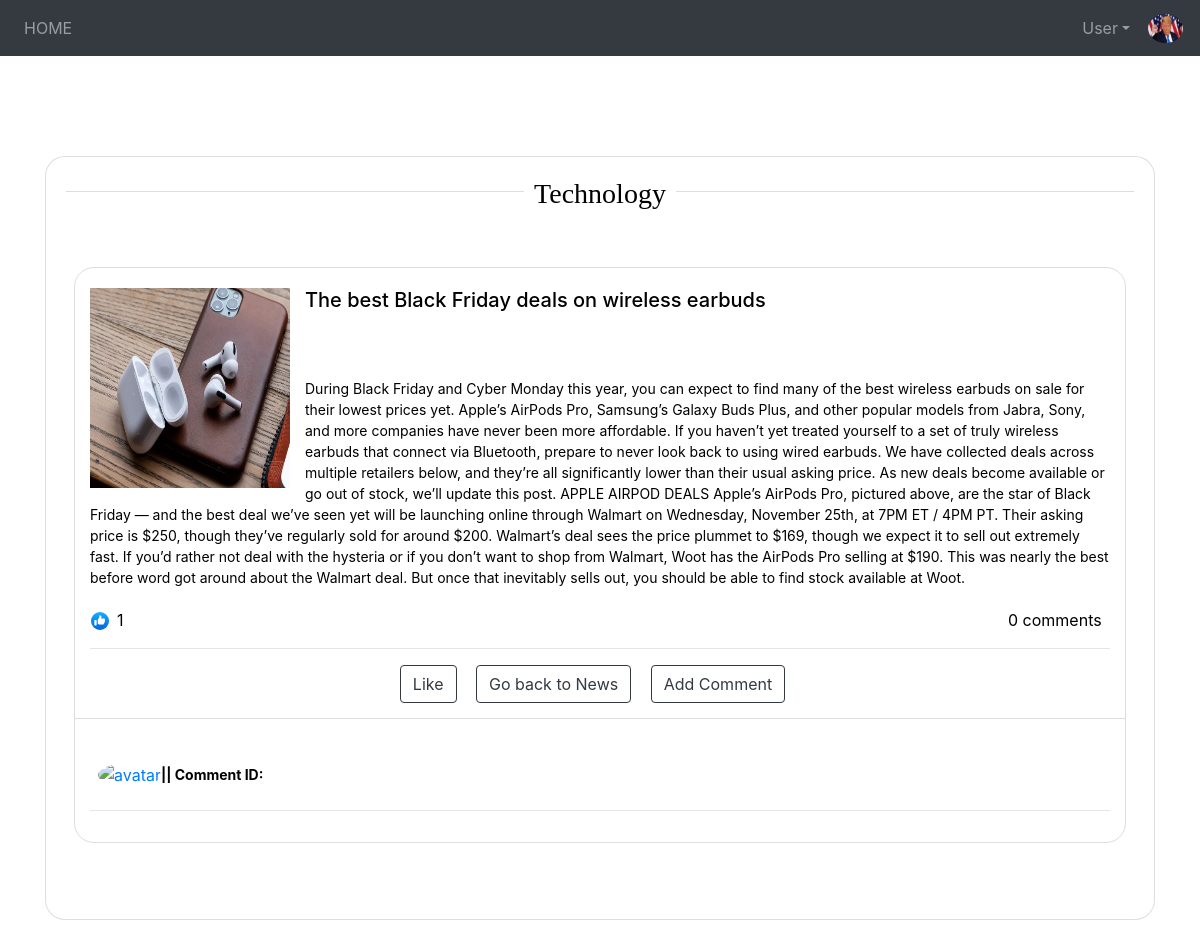
Before: /article/1/ (signed in) with the older database file.
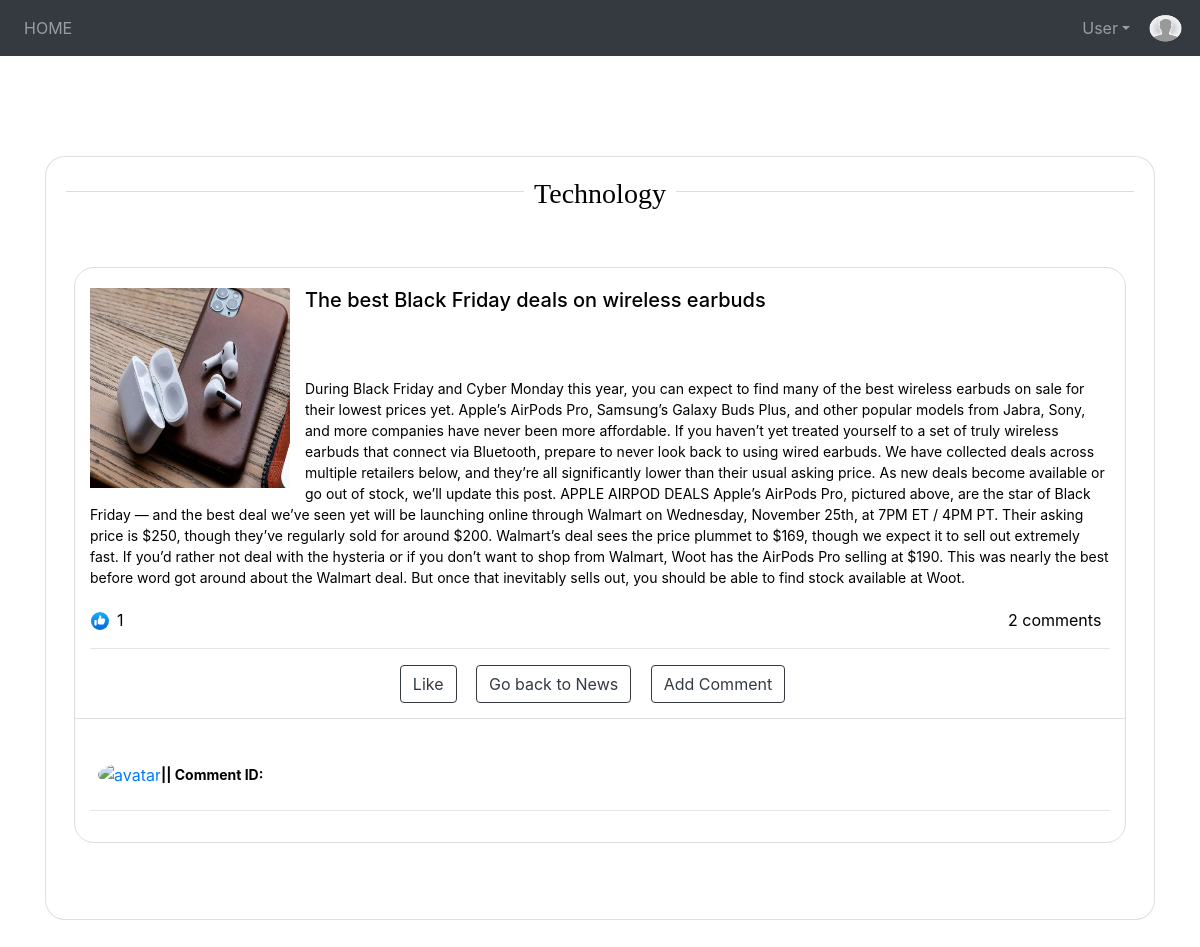
After: the same page with the newer database file.
### account/models.py (models this page shows, shortened)
class Account(AbstractBaseUser):
    username = models.CharField(verbose_name='username', max_length=20, unique=True)
    email = models.EmailField(verbose_name='email', max_length=60, unique=True)
    dob = models.DateField(verbose_name='date of birth', null=True)
    favourite = models.ManyToManyField(Category, blank=True )
    likes = models.ManyToManyField(News, related_name="users",blank=True)
    profile_picture = models.ImageField(upload_to ='profilePic/', default = 'profilePic/pp.png')
    date_joined = models.DateTimeField(verbose_name='date joined', auto_now_add=True)
    last_login = models.DateTimeField(verbose_name='last login', auto_now_add=True)
    is_admin = models.BooleanField(default=False)
    is_active = models.BooleanField(default=True)
    is_staff = models.BooleanField(default=False)
    is_superuser = models.BooleanField(default=False)
    USERNAME_FIELD = 'username'
    REQUIRED_FIELDS = ['email']
    objects = MyAccountManager()

### news/views.py (the view)
# urls.py: path('article/<int:pk>/', article_view, name='article'),
def article_view(request, pk):
    if not request.user.is_authenticated:
        return redirect('login')
    else:
        context = {}
        article = News.objects.get(pk=pk)
        comments = Comment.objects.filter(article=article)
        context = {'article': article, 'comments': comments, 'title': 'Article'}
    return render(request, 'news/article.html', context)

### news/models.py (called while the page is built)
    def __str__(self):
        full_path = [self.name]
        k = self.parent
        while k is not None:
            full_path.append(k.name)
            k = k.parent
        return ' -> '.join(full_path[::-1])

### news/templates/news/article.html (shortened to what this page needs)
{% extends 'news/base.html' %}
{% block content %}
  <div class="card mb-5" style="margin-top: 100px !important;">
    <div class="card-body">
      <h3 class="text-center san">{{ article.category }}</h3>
      <div class="row mt-5 ">
        <div name="article" class=" d-flex p-2  panel-shadow mb-5">
          <div class="col-sm-12">
            <div class="panel panel-white post panel-shadow">
              <div class="post-heading">
                <div class="pull-left image">
                  <img style="height: 200px; width: 200px !important" src={{article.image.url}} alt="Card image cap"
                    class="img-circle avatar" alt="user profile image">
                </div>
                <div class="pull-left meta">
                  <div class="title h5">
                    <h5 class="card-text title">{{ article.title}}</h5>
                  </div>
                </div>
              </div>
              <div class="post-description">
                <p class="card-text">{{article.content|safe }}</p>
                <div class="stats">
                  <div class="row">
                      <div class="col-sm--1 ml-3">
                        <img height="18">
                      </div>
                      <div id="{{ article.id }}" class="col-sm-10 pl-2 likes mr-4">
                        {{article.likes}}
                      </div>
                    {% with comments.count as total_comments%}
                      <div class="comments-count">{{ total_comments }} comment{{ total_comments|pluralize }}</div>
                    {% endwith%}
                  </div>
                  <hr>
                  <div class="text-center footer_buttons">
                    <button type="button" id="like-button" class="btn btn-outline-dark stat-item" data-id={{ article.id }}>Like</button>
                    <a type="button" href="{% url 'news_home' %}" id="article-button" class="btn btn-outline-dark stat-item" data-id={{ news.id }}>Go back to News</a>
                    <button type="button" id="new_comment_button" class="btn btn-outline-dark stat-item" data-id="">Add Comment</button>
                  </div>
                </div>
              </div>
              <div class="post-footer">
                  {% load mptt_tags %}
                <div class="comments-list">
                  {% recursetree comments %}
                  <div id="{{ node.id }}" class="my-2 p-2 comment">
                    <a class="pull-left inactiveLink" href="#">
                      <img class="avatar" height="29" width="35" style="border-radius: 100%;" src="{{node.account.profile_picture.url}}" alt="avatar">
                    </a>
                    <div class="comment-body">
                      <div class="comment-heading">
                        <div class="user">{{ node.account.username  | capfirst}} || Comment ID: {{node.id}}</div>
                      </div>
                    </div>
                  </div>
                    {% endrecursetree %}
                    <hr>
                  </div>
              </div>
            </div>
          </div>
        </div>
      </div>
    </div>
  </div>
{% endblock %}

### news/templates/news/navbar.html (shortened to what this page needs)
 <nav class="navbar navbar-expand-lg navbar-dark navvv bg-dark mb-5">
    <div class="collapse navbar-collapse text-center" id="navbarTogglerDemo01">
      <ul class="navbar-nav mr-auto">
        <li class="nav-item">
          <a class="nav-link text-center" href="{% url 'news_home' %}">HOME</a>
      </li>
      </ul>
      {% if request.user.is_authenticated %}
      <table class="navbar-nav">
        <tr>
          <td class="nav-item dropdown">
            <a class="nav-link p-0 pr-3 nav-link dropdown-toggle" data-toggle="dropdown" href="#">{{user.username  | capfirst}}</a>
          </td>
          <td>
            <img id="nav_profile_pic"src="{{user.profile_picture.url}}" alt="avatar image" height="29" width="35" style="border-radius: 100%;">
            </div>
      {% else %}
      <div class="navbar-nav">
        <a class="nav-link" href="{% url 'register'  %}">Register</a>
        <a class="nav-link" href="{% url 'login'  %}">Login</a>
      </div>
      {%endif%}
  </nav>

Changed rows visible on the page:
changed Account "User": profile_picture: a different picture
Other visible differences:
{{ total_comments }}: "0" → "2"
